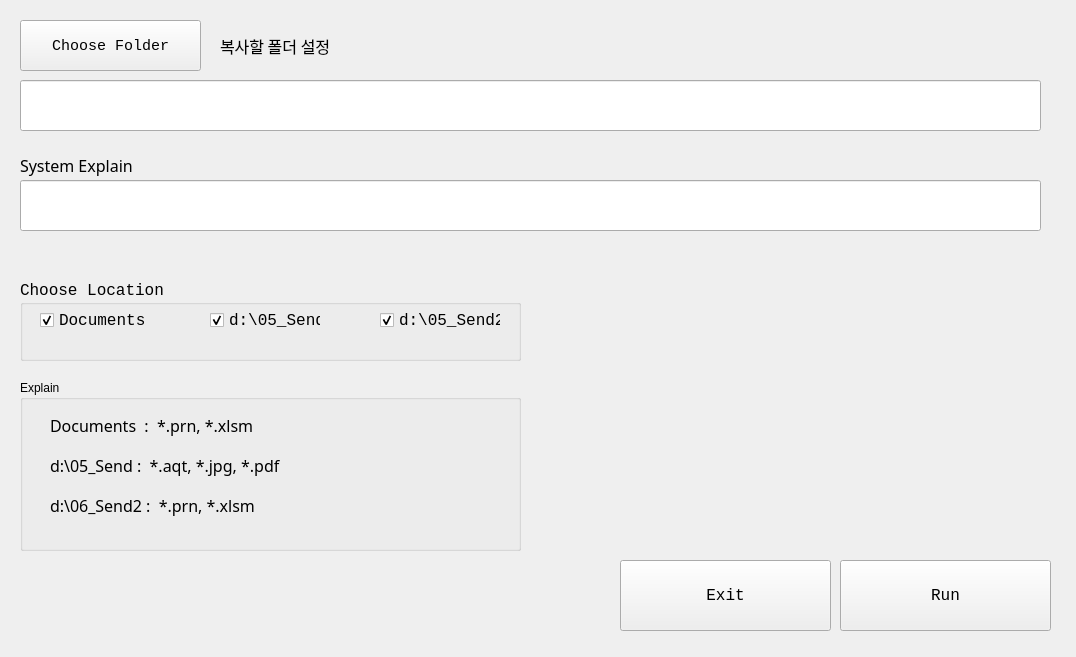
<?xml version="1.0" encoding="UTF-8"?>
<ui version="4.0">
 <class>MainWindow</class>
 <widget class="QMainWindow" name="MainWindow">
  <property name="geometry">
   <rect>
    <x>0</x>
    <y>0</y>
    <width>1076</width>
    <height>657</height>
   </rect>
  </property>
  <property name="windowTitle">
   <string>Move After</string>
  </property>
  <widget class="QWidget" name="centralwidget">
   <widget class="QGroupBox" name="groupBox">
    <property name="geometry">
     <rect>
      <x>20</x>
      <y>280</y>
      <width>501</width>
      <height>81</height>
     </rect>
    </property>
    <property name="font">
     <font>
      <family>Consolas</family>
      <pointsize>12</pointsize>
     </font>
    </property>
    <property name="title">
     <string>Choose Location</string>
    </property>
    <widget class="QCheckBox" name="checkBox_1">
     <property name="geometry">
      <rect>
       <x>20</x>
       <y>20</y>
       <width>151</width>
       <height>41</height>
      </rect>
     </property>
     <property name="font">
      <font>
       <family>Consolas</family>
       <pointsize>12</pointsize>
      </font>
     </property>
     <property name="text">
      <string>Documents</string>
     </property>
     <property name="checked">
      <bool>true</bool>
     </property>
    </widget>
    <widget class="QCheckBox" name="checkBox_2">
     <property name="geometry">
      <rect>
       <x>190</x>
       <y>20</y>
       <width>111</width>
       <height>41</height>
      </rect>
     </property>
     <property name="font">
      <font>
       <family>Consolas</family>
       <pointsize>12</pointsize>
      </font>
     </property>
     <property name="text">
      <string>d:\05_Send</string>
     </property>
     <property name="checked">
      <bool>true</bool>
     </property>
    </widget>
    <widget class="QCheckBox" name="checkBox_3">
     <property name="geometry">
      <rect>
       <x>360</x>
       <y>20</y>
       <width>121</width>
       <height>41</height>
      </rect>
     </property>
     <property name="font">
      <font>
       <family>Consolas</family>
       <pointsize>12</pointsize>
      </font>
     </property>
     <property name="text">
      <string>d:\05_Send2</string>
     </property>
     <property name="checked">
      <bool>true</bool>
     </property>
    </widget>
   </widget>
   <widget class="QLineEdit" name="lineEdit">
    <property name="geometry">
     <rect>
      <x>20</x>
      <y>80</y>
      <width>1021</width>
      <height>51</height>
     </rect>
    </property>
    <property name="font">
     <font>
      <family>D2Coding</family>
      <pointsize>12</pointsize>
     </font>
    </property>
   </widget>
   <widget class="QGroupBox" name="groupBox_2">
    <property name="geometry">
     <rect>
      <x>20</x>
      <y>380</y>
      <width>501</width>
      <height>171</height>
     </rect>
    </property>
    <property name="title">
     <string>Explain</string>
    </property>
    <widget class="QLabel" name="label_2">
     <property name="geometry">
      <rect>
       <x>30</x>
       <y>30</y>
       <width>351</width>
       <height>31</height>
      </rect>
     </property>
     <property name="font">
      <font>
       <family>D2Coding</family>
       <pointsize>12</pointsize>
      </font>
     </property>
     <property name="text">
      <string>Documents  :  *.prn, *.xlsm</string>
     </property>
    </widget>
    <widget class="QLabel" name="label_3">
     <property name="geometry">
      <rect>
       <x>30</x>
       <y>70</y>
       <width>351</width>
       <height>31</height>
      </rect>
     </property>
     <property name="font">
      <font>
       <family>D2Coding</family>
       <pointsize>12</pointsize>
      </font>
     </property>
     <property name="text">
      <string>d:\05_Send :  *.aqt, *.jpg, *.pdf</string>
     </property>
    </widget>
    <widget class="QLabel" name="label_4">
     <property name="geometry">
      <rect>
       <x>30</x>
       <y>110</y>
       <width>351</width>
       <height>31</height>
      </rect>
     </property>
     <property name="font">
      <font>
       <family>D2Coding</family>
       <pointsize>12</pointsize>
      </font>
     </property>
     <property name="text">
      <string>d:\06_Send2 :  *.prn, *.xlsm</string>
     </property>
    </widget>
   </widget>
   <widget class="QPushButton" name="pushButton_2">
    <property name="geometry">
     <rect>
      <x>620</x>
      <y>560</y>
      <width>211</width>
      <height>71</height>
     </rect>
    </property>
    <property name="font">
     <font>
      <family>Consolas</family>
      <pointsize>12</pointsize>
     </font>
    </property>
    <property name="text">
     <string>Exit</string>
    </property>
    <property name="shortcut">
     <string>Alt+X</string>
    </property>
   </widget>
   <widget class="QPushButton" name="pushButton_3">
    <property name="geometry">
     <rect>
      <x>840</x>
      <y>560</y>
      <width>211</width>
      <height>71</height>
     </rect>
    </property>
    <property name="font">
     <font>
      <family>Consolas</family>
      <pointsize>12</pointsize>
     </font>
    </property>
    <property name="text">
     <string>Run</string>
    </property>
    <property name="shortcut">
     <string>Enter</string>
    </property>
   </widget>
   <widget class="QLabel" name="label">
    <property name="geometry">
     <rect>
      <x>220</x>
      <y>30</y>
      <width>131</width>
      <height>31</height>
     </rect>
    </property>
    <property name="font">
     <font>
      <family>D2Coding</family>
      <pointsize>12</pointsize>
     </font>
    </property>
    <property name="text">
     <string>복사할 폴더 설정</string>
    </property>
   </widget>
   <widget class="QPushButton" name="pushButton">
    <property name="geometry">
     <rect>
      <x>20</x>
      <y>20</y>
      <width>181</width>
      <height>51</height>
     </rect>
    </property>
    <property name="font">
     <font>
      <family>Consolas</family>
      <pointsize>11</pointsize>
     </font>
    </property>
    <property name="text">
     <string>Choose Folder</string>
    </property>
   </widget>
   <widget class="QLabel" name="label_5">
    <property name="geometry">
     <rect>
      <x>20</x>
      <y>150</y>
      <width>131</width>
      <height>31</height>
     </rect>
    </property>
    <property name="font">
     <font>
      <family>D2Coding</family>
      <pointsize>12</pointsize>
     </font>
    </property>
    <property name="text">
     <string>System Explain</string>
    </property>
   </widget>
   <widget class="QLineEdit" name="lineEdit_2">
    <property name="geometry">
     <rect>
      <x>20</x>
      <y>180</y>
      <width>1021</width>
      <height>51</height>
     </rect>
    </property>
    <property name="font">
     <font>
      <family>D2Coding</family>
      <pointsize>12</pointsize>
     </font>
    </property>
   </widget>
  </widget>
  <widget class="QMenuBar" name="menubar">
   <property name="geometry">
    <rect>
     <x>0</x>
     <y>0</y>
     <width>1076</width>
     <height>22</height>
    </rect>
   </property>
  </widget>
 </widget>
 <resources/>
 <connections/>
</ui>
